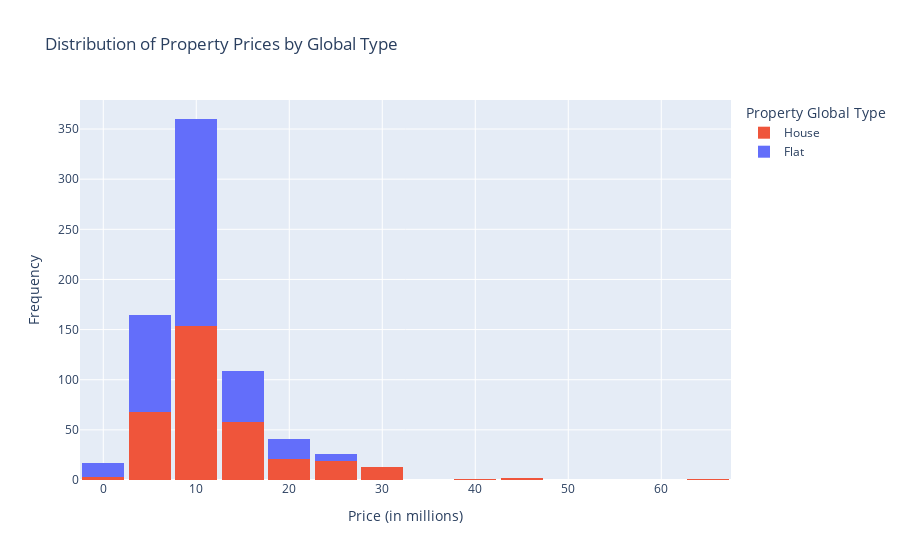

Notebook cell for this chart:
### Code cell
fig = px.histogram(
    data_frame=subset,
    x='price(M)',
    color='propertyGlobalType',
    nbins=30,  # Number of bins
    title='Distribution of Property Prices by Global Type',
    labels={'price(M)': 'Price (in millions)', 'propertyGlobalType': 'Property Global Type'},
    barmode='stack',  # Change to 'group' for side-by-side bars
    template='plotly',  # Optional: for aesthetic improvements
    color_discrete_sequence=['#EF553B', '#636EFA', '#636EFA']  # Blue for flats, Red for houses
)

fig.update_layout(
    xaxis_title='Price (in millions)',
    yaxis_title='Frequency',
    bargap=0.1,  # Optional: gap between bars
    xaxis=dict(showgrid=True),
    yaxis=dict(showgrid=True),
    legend_title='Property Global Type',
)

fig.show()

### Figure 1 — Plotly figure (JSON) as saved in the notebook; plotly's stock layout.template omitted (floating-point values rounded to 4 significant figures; data arrays with more than 128 entries replaced by an {"elided": "..."} marker saying what was removed)
{"data": [{"alignmentgroup": "True", "bingroup": "x", "hovertemplate": "Property Global Type=House<br>Price (in millions)=%{x}<br>count=%{y}<extra></extra>", "legendgroup": "House", "marker": {"color": "#EF553B", "pattern": {"shape": ""}}, "name": "House", "nbinsx": 30, "offsetgroup": "House", "orientation": "v", "showlegend": true, "type": "histogram", "x": {"elided": "340 float values"}, "xaxis": "x", "yaxis": "y"}, {"alignmentgroup": "True", "bingroup": "x", "hovertemplate": "Property Global Type=Flat<br>Price (in millions)=%{x}<br>count=%{y}<extra></extra>", "legendgroup": "Flat", "marker": {"color": "#636EFA", "pattern": {"shape": ""}}, "name": "Flat", "nbinsx": 30, "offsetgroup": "Flat", "orientation": "v", "showlegend": true, "type": "histogram", "x": {"elided": "395 float values"}, "xaxis": "x", "yaxis": "y"}], "layout": {"bargap": 0.1, "barmode": "stack", "legend": {"title": {"text": "Property Global Type"}, "tracegroupgap": 0}, "title": {"text": "Distribution of Property Prices by Global Type"}, "xaxis": {"anchor": "y", "domain": [0, 1], "showgrid": true, "title": {"text": "Price (in millions)"}}, "yaxis": {"anchor": "x", "domain": [0, 1], "showgrid": true, "title": {"text": "Frequency"}}}}
